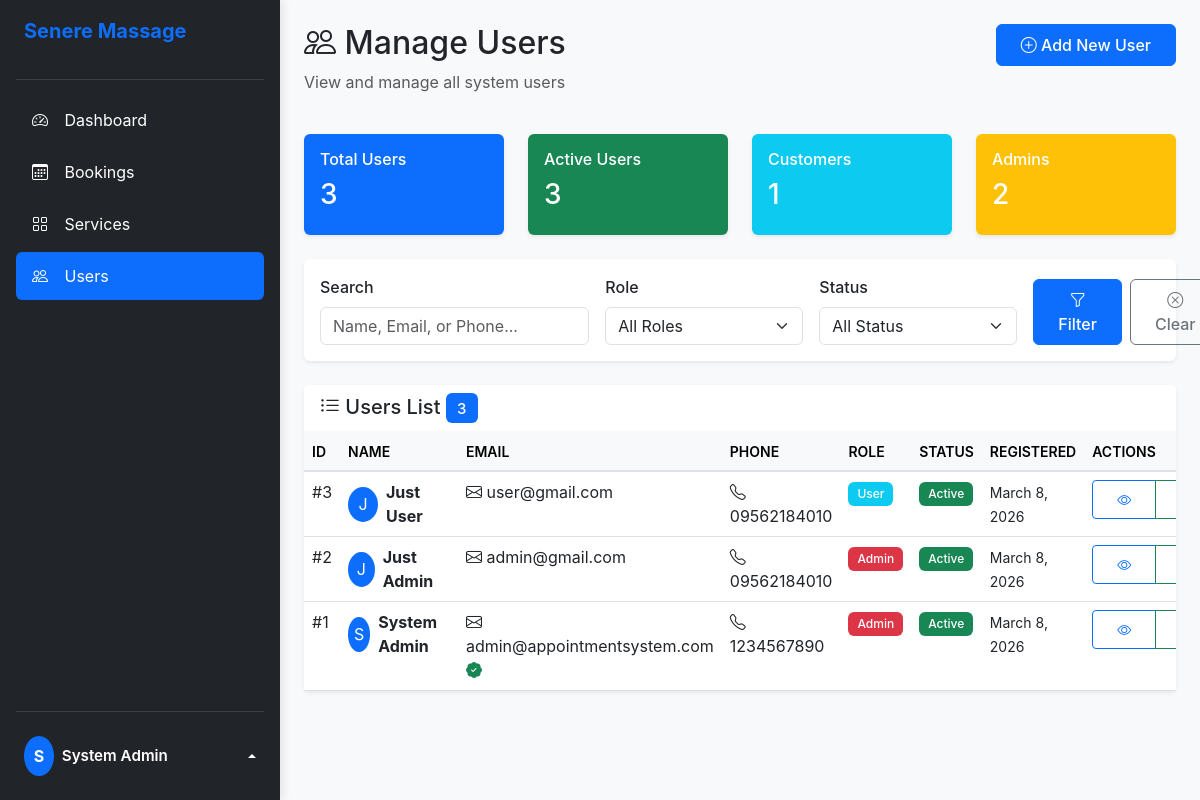
The page /admin/users.php (signed in) on the database its author committed.
### tables this page shows
CREATE TABLE `users` (
  `user_id` int(11) NOT NULL,
  `full_name` varchar(100) NOT NULL,
  `email` varchar(100) NOT NULL,
  `phone` varchar(20) NOT NULL,
  `password` varchar(255) NOT NULL,
  `role` enum('user','admin') DEFAULT 'user',
  `status` enum('active','suspended','inactive') DEFAULT 'active',
  `email_verified` tinyint(1) DEFAULT 0,
  `verification_token` varchar(100) DEFAULT NULL,
  `created_at` timestamp NOT NULL DEFAULT current_timestamp(),
  `updated_at` timestamp NOT NULL DEFAULT current_timestamp() ON UPDATE current_timestamp()
);

### config/config.php (called while the page is built, shortened)
<?php
spl_autoload_register(function ($class_name) {
    $model_file = MODELS_PATH . '/' . $class_name . '.php';
});
function escape($string) {
    return htmlspecialchars($string, ENT_QUOTES, 'UTF-8');
}
function formatDate($date) {
    return date('F j, Y', strtotime($date));
}
?>

### models/User.php (called while the page is built, shortened)
<?php
class User {
    private $conn;
    private $table = 'users';
    public function __construct($db) {
        $this->conn = $db;
    }
    public function getAll($role = null) {
        if ($role) {
            $query = "SELECT * FROM " . $this->table . " WHERE role = :role ORDER BY created_at DESC";
            $stmt = $this->conn->prepare($query);
            $stmt->bindParam(':role', $role);
        } else {
            $query = "SELECT * FROM " . $this->table . " ORDER BY created_at DESC";
            $stmt = $this->conn->prepare($query);
        }
        $stmt->execute();
        return $stmt->fetchAll();
    }
}
?>

### admin/users.php (the view, shortened to what this page needs)
<?php
require_once '../config/config.php';
$database = new Database();
$db = $database->getConnection();
$user_model = new User($db);
$filter_role = isset($_GET['role']) ? $_GET['role'] : '';
$search = isset($_GET['search']) ? trim($_GET['search']) : '';
if ($filter_role) {
    $users = $user_model->getAll($filter_role);
} else {
    $users = $user_model->getAll();
}
include '../includes/header.php';
?>
<div class="admin-layout d-flex">
    <?php include '../includes/admin_sidebar.php'; ?>
    <div class="admin-content flex-grow-1">
        <div class="container-fluid p-4">
            <div class="row mb-4">
                <div class="col-md-6">
                    <h2><i class="bi bi-people"></i> Manage Users</h2>
                    <p class="text-muted">View and manage all system users</p>
                </div>
                <div class="col-md-6 text-end">
                    <button type="button" class="btn btn-primary" data-bs-toggle="modal" data-bs-target="#addUserModal">
                        <i class="bi bi-plus-circle"></i> Add New User
                    </button>
                </div>
            </div>
            <div class="row mb-4">
                <div class="col-md-3">
                    <div class="card bg-primary text-white">
                        <div class="card-body">
                            <h6 class="card-title">Total Users</h6>
                            <h3><?php echo count($user_model->getAll()); ?></h3>
                        </div>
                    </div>
                </div>
                <div class="col-md-3">
                    <div class="card bg-success text-white">
                        <div class="card-body">
                            <h6 class="card-title">Active Users</h6>
                            <h3><?php echo count(array_filter($user_model->getAll(), fn($u) => $u['status'] == 'active')); ?></h3>
                        </div>
                    </div>
                </div>
                <div class="col-md-3">
                    <div class="card bg-info text-white">
                        <div class="card-body">
                            <h6 class="card-title">Customers</h6>
                            <h3><?php echo count($user_model->getAll('user')); ?></h3>
                        </div>
                    </div>
                </div>
                <div class="col-md-3">
                    <div class="card bg-warning text-white">
                        <div class="card-body">
                            <h6 class="card-title">Admins</h6>
                            <h3><?php echo count($user_model->getAll('admin')); ?></h3>
                        </div>
                    </div>
                </div>
            </div>
            <div class="card mb-4">
                <div class="card-body">
                    <form method="GET" action="" class="row g-3">
                        <div class="col-md-4">
                            <label class="form-label">Search</label>
                            <input type="text" class="form-control" name="search"
                                   placeholder="Name, Email, or Phone..."
                                   value="<?php echo escape($search); ?>">
                        </div>
                        <div class="col-md-3">
                            <label class="form-label">Role</label>
                            <select class="form-select" name="role">
                                <option value="">All Roles</option>
                            </select>
                        </div>
                        <div class="col-md-3">
                            <label class="form-label">Status</label>
                            <select class="form-select" name="status">
                                <option value="">All Status</option>
                            </select>
                        </div>
                        <div class="col-md-2 d-flex align-items-end">
                            <button type="submit" class="btn btn-primary me-2">
                                <i class="bi bi-funnel"></i> Filter
                            </button>
                            <a href="users.php" class="btn btn-outline-secondary">
                                <i class="bi bi-x-circle"></i> Clear
                            </a>
                        </div>
                    </form>
                </div>
            </div>
            <div class="card">
                <div class="card-header bg-white">
                    <h5 class="mb-0">
                        <i class="bi bi-list-ul"></i> Users List
                        <span class="badge bg-primary"><?php echo count($users); ?></span>
                    </h5>
                </div>
                <div class="card-body p-0">
                    <div class="table-responsive">
                        <table class="table table-hover mb-0">
                            <thead class="table-light">
                                <tr>
                                    <th>ID</th>
                                    <th>Name</th>
                                    <th>Email</th>
                                    <th>Phone</th>
                                    <th>Role</th>
                                    <th>Status</th>
                                    <th>Registered</th>
                                    <th>Actions</th>
                                </tr>
                            </thead>
                            <tbody>
                                <?php if (empty($users)): ?>
                                    <tr>
                                        <td colspan="8" class="text-center py-4">
                                            <i class="bi bi-inbox fs-1 text-muted d-block mb-2"></i>
                                            <p class="text-muted">No users found</p>
                                        </td>
                                    </tr>
                                <?php else: ?>
                                    <?php foreach ($users as $user): ?>
                                        <tr>
                                            <td>#<?php echo $user['user_id']; ?></td>
                                            <td>
                                                <div class="d-flex align-items-center">
                                                    <div class="avatar-circle bg-primary text-white rounded-circle d-flex align-items-center justify-content-center me-2" style="width: 35px; height: 35px;">
                                                        <span><?php echo strtoupper(substr($user['full_name'], 0, 1)); ?></span>
                                                    </div>
                                                    <strong><?php echo escape($user['full_name']); ?></strong>
                                                </div>
                                            </td>
                                            <td>
                                                <i class="bi bi-envelope"></i> <?php echo escape($user['email']); ?>
                                                <?php if (isset($user['email_verified']) && $user['email_verified']): ?>
                                                    <i class="bi bi-patch-check-fill text-success" title="Verified"></i>
                                                <?php endif; ?>
                                            </td>
                                            <td><i class="bi bi-telephone"></i> <?php echo escape($user['phone']); ?></td>
                                            <td>
                                                <span class="badge bg-<?php echo $user['role'] == 'admin' ? 'danger' : 'info'; ?>">
                                                    <?php echo ucfirst($user['role']); ?>
                                                </span>
                                            </td>
                                            <td>
                                                <span class="badge bg-<?php echo $user['status'] == 'active' ? 'success' : 'secondary'; ?>">
                                                    <?php echo ucfirst($user['status']); ?>
                                                </span>
                                            </td>
                                            <td>
                                                <small><?php echo isset($user['created_at']) ? formatDate($user['created_at']) : 'N/A'; ?></small>
                                            </td>
                                            <td>
                                                <div class="btn-group btn-group-sm">
                                                    <button type="button"
                                                            class="btn btn-outline-primary"
                                                            data-bs-toggle="modal"
                                                            data-bs-target="#viewModal<?php echo $user['user_id']; ?>"
                                                            title="View Details">
                                                        <i class="bi bi-eye"></i>
                                                    </button>
                                                    <button type="button"
                                                            class="btn btn-outline-success"
                                                            data-bs-toggle="modal"
                                                            data-bs-target="#editModal<?php echo $user['user_id']; ?>"
                                                            title="Edit">
                                                    </button>
                                                </div>
                                            </td>
                                        </tr>
                                    <?php endforeach; ?>
                                <?php endif; ?>
                            </tbody>
                        </table>
                    </div>
                </div>
            </div>
        </div>
    </div>
</div>
<?php include '../includes/footer.php'; ?>

### assets/css/style.css (style rules this page uses)
:root { --primary-color: #0d6efd; --secondary-color: #6c757d; --success-color: #198754; --danger-color: #dc3545; --warning-color: #ffc107; --info-color: #0dcaf0; }
body { font-family: -apple-system, BlinkMacSystemFont, "Segoe UI", Roboto, "Helvetica Neue", Arial, sans-serif; background-color: #f8f9fa; }
.card { border: none; box-shadow: 0 0.125rem 0.25rem rgba(0, 0, 0, 0.075); transition: transform 0.3s, box-shadow 0.3s; }
.card-header { background-color: #fff; border-bottom: 2px solid #f8f9fa; font-weight: 600; }
.badge { padding: 0.5em 0.75em; font-weight: 500; }
.table { background-color: white; }
.table thead th { border-bottom: 2px solid #dee2e6; font-weight: 600; text-transform: uppercase; font-size: 0.875rem; }
.form-label { font-weight: 500; margin-bottom: 0.5rem; }
.btn { padding: 0.5rem 1.5rem; font-weight: 500; }
.btn-primary { background-color: var(--primary-color); border-color: var(--primary-color); }
.admin-layout { display: flex; min-height: 100vh; position: relative; }
.admin-content { flex: 1; margin-left: 280px; background-color: #f8f9fa; min-height: 100vh; width: calc(100% - 280px); position: relative; z-index: 1; }
.btn, .btn-group, button, a { position: relative; z-index: 2; }
.card, .table-responsive { position: relative; z-index: auto; }

### rows shown on the page
users: user_id "3", full_name "J", full_name "Just User", email "user@gmail.com", phone "09562184010", role "User", status "Active", created_at "March 8, 2026"
users: user_id "2", full_name "J", full_name "Just Admin", email "admin@gmail.com", phone "09562184010", role "Admin", status "Active", created_at "March 8, 2026"
users: user_id "1", full_name "S", full_name "System Admin", email "admin@appointmentsystem.com", email_verified 1 (drawn), phone "1234567890", role "Admin", status "Active", created_at "March 8, 2026"

### other values the page prints
SITE_NAME "Senere Massage"
substr($_SESSION['full_name'], 0, 1) "S"
$_SESSION['full_name'] "System Admin"
count($user_model->getAll()) "3"
count($user_model->getAll('user')) "1"
count($user_model->getAll('admin')) "2"
count($users) "3"
